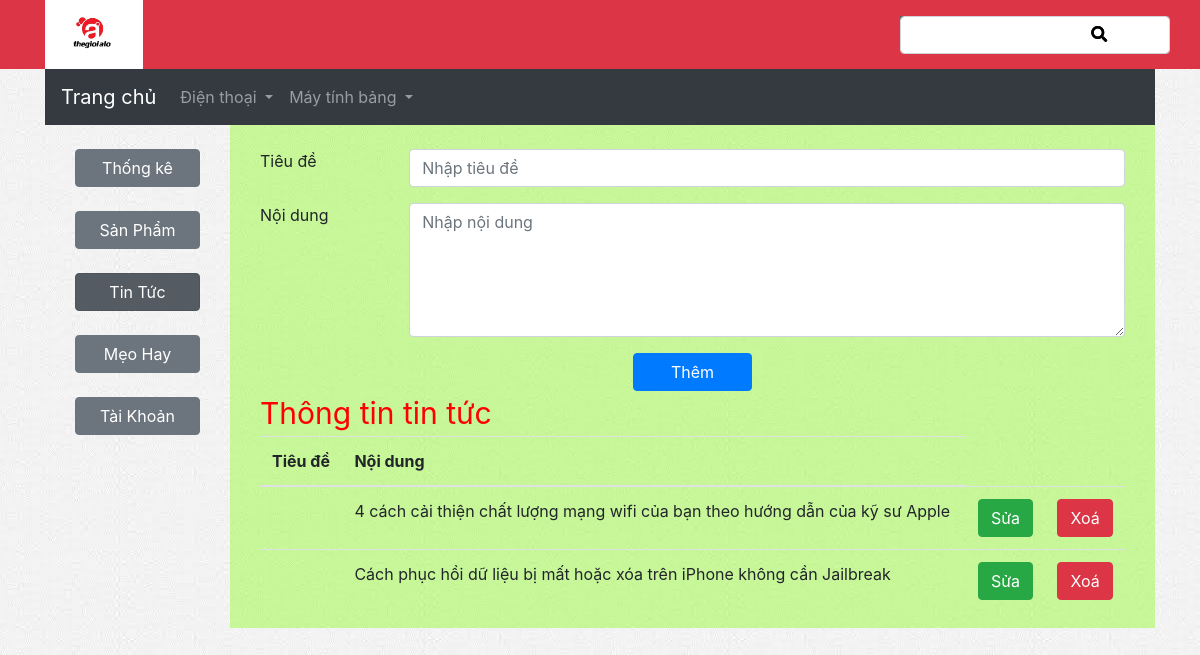
The app's page /CuaHangDienThoai/page/admin-tintuc.php with its own data.
### tables this page shows
CREATE TABLE IF NOT EXISTS `tintuc` (
  `idchuyenmuc` int NOT NULL AUTO_INCREMENT,
  `tieude` text,
  `noidung` longtext NOT NULL,
  `trangthai` char(1) DEFAULT NULL,
  PRIMARY KEY (`idchuyenmuc`)
);

### CuaHangDienThoai/page/admin-tintuc.php (called while the page is built, shortened)
<?php
	$level="../";
	include($level.Content."data-admin-tintuc.php");
	include($level.PAGE."layout-admin.php")
?>

### CuaHangDienThoai/lib/DB.php (called while the page is built, shortened)
<?php
	class DP {
		private static function connect_DB() {
			$host = 'localhost';
			$dbname = 'doan';
			$us = 'root';
			$pass = '';
			try {
				$conn = new PDO("mysql:host=$host;dbname=$dbname;charset=utf8mb4", $us, $pass,
				array(
					PDO::ATTR_ERRMODE => PDO::ERRMODE_EXCEPTION,
					PDO::ATTR_PERSISTENT => false,
					PDO::MYSQL_ATTR_INIT_COMMAND => "SET NAMES utf8mb4 COLLATE utf8mb4_unicode_ci"
					)
				);
				return $conn;
			}
			catch (PDOExecption $e) {
				echo '<script> alert("Error: '. $e->getMessage().'");</script>';
				return null;
			}
		}
		public static function run_query($query,$paras,$type) {
			try {
				$con = DP::connect_DB();
				$h = $con->prepare($query);
				$h->execute();
				switch($type)
				{
					case 2: $result = $h->fetchAll(); break;
				}
				return $result;
			} catch (PDOException $e) {
				echo '<script>alert("'.$e->getMessage().'");</script>';
			}
		}
	}
?>

### CuaHangDienThoai/content/data-admin-tintuc.php (called while the page is built)
<?php
	include($level.LIB."DB.php");
	$tintuc = DP::run_query("select * from tintuc",[],2);
?>

### CuaHangDienThoai/content/admin-tintuc-content.php (the view, shortened to what this page needs)
<div class="col-10"  style="background-color: #7cfc005e;">
					<form action="<?php echo $level.Content."themtintuc.php";?>" method="get">
						<div class="row">
							<div class="col-2">Tiêu đề</div>
							<div class="col-10">
								<div class="form-group">
									<input type="textara" class="form-control" placeholder="Nhập tiêu đề" name="txttieude">
								</div>
							</div>
						</div>
						<div class="row">
							<div class="col-2">Nội dung</div>
							<div class="form-group col-10">
							  <textarea class="form-control" name="txtnoidung"  placeholder="Nhập nội dung" rows="5" id="comment"></textarea>
							</div>
						</div>
						<div class="row">
							<div class="col-2 offset-5">
								<input type="submit" class="btn btn-primary" value="Thêm">
							</div>
						</div>
					</form>
					<div class="row">
						<div class="col-12" style="color:red;font-size:30px;">Thông tin tin tức</div>
						<div class="col-12">
						<table class="table table-hover">
							<thead>
							<tr>
								<th>Tiêu đề</th>
								<th>Nội dung</th>
							</tr>
							</thead>
							<tbody>
								<?php
									foreach($tintuc as $tt){
								?>
								<tr>
									<td><?php echo $tt['tieude']; ?></td>
									<td><?php echo $tt['noidung']; ?></td>
									<td>
										<form action="<?php echo $level.Content."suatintuc.php"; ?>" method="GET">
											<input type="submit" class="btn btn-success" value="Sửa">
										</form>
									</td>
									<td>
										<form action="<?php echo $level.Content."xoatintuc.php"; ?>" method="GET">
											<input type="submit" class="btn btn-danger" value="Xoá">
										</form>
									</td>
								</tr>
								<?php
									}
								?>
							</tbody>
						</table>
						</div>
					</div>
				</div>

### CuaHangDienThoai/css/style.css (style rules this page uses)
body { background-image: url(../img/background.jpg); }
.row { margin: 0px; }
.btn { width: 100%; }

### records on screen
tintuc: noidung "4 cách cải thiện chất lượng mạng wifi của bạn theo hướng dẫn của kỹ sư Apple"
tintuc: noidung "Cách phục hồi dữ liệu bị mất hoặc xóa trên iPhone không cần Jailbreak"
